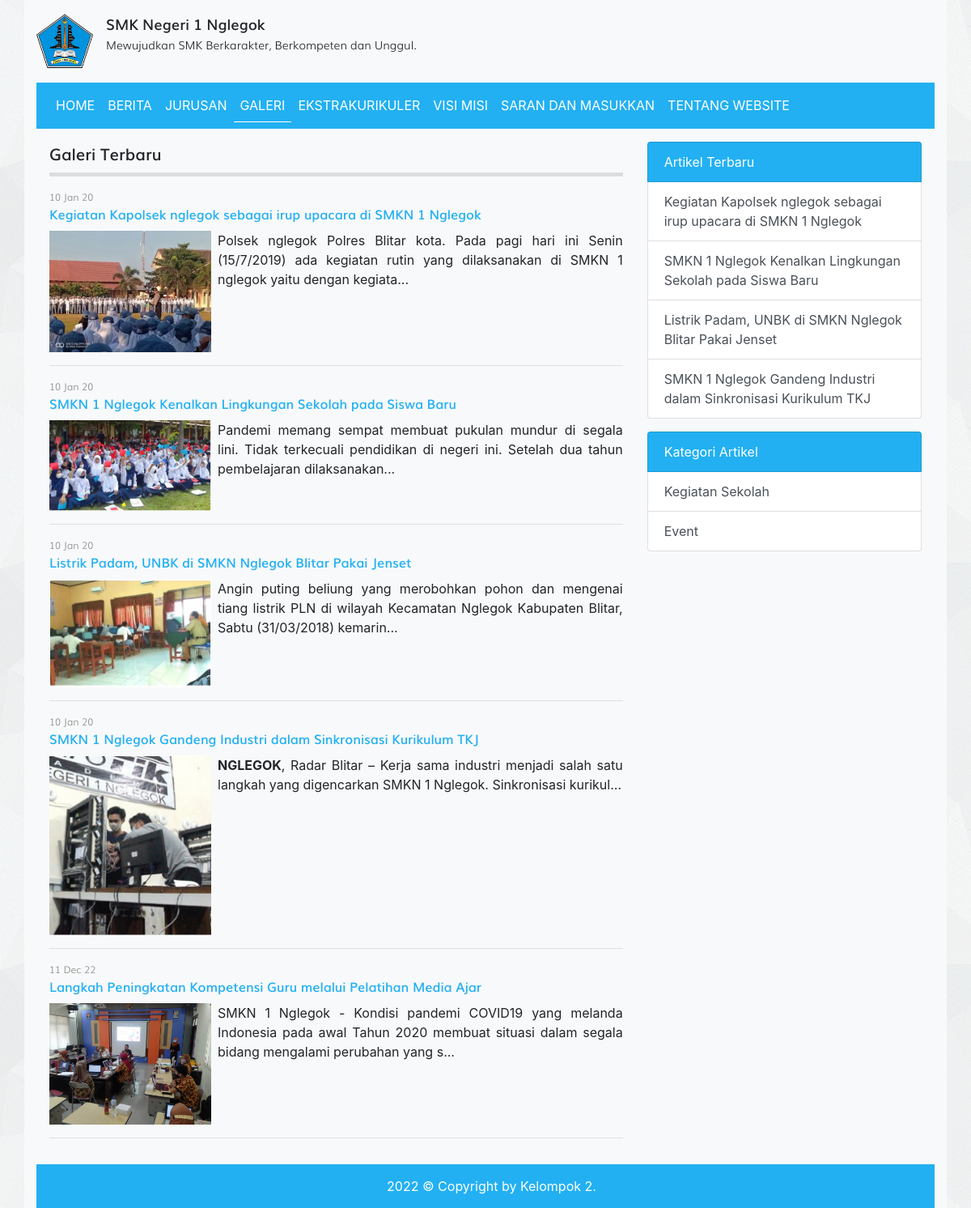
/gallery.php, run on the app's committed database.
### tables this page shows
CREATE TABLE `tbl_artikel` (
  `id` int(11) NOT NULL,
  `judul` varchar(255) DEFAULT NULL,
  `isi` text DEFAULT NULL,
  `tanggal` date DEFAULT NULL,
  `foto` varchar(100) DEFAULT NULL,
  `id_kategori` int(11) DEFAULT NULL
);

CREATE TABLE `tbl_kategori_artikel` (
  `id` int(11) NOT NULL,
  `nama_kategori` varchar(30) DEFAULT NULL
);

### gallery.php (the view, shortened to what this page needs)
<?php
require_once 'koneksi.php';
$query = mysqli_query($koneksi, "SELECT * FROM tbl_artikel");
?>
<!DOCTYPE html>
<html>
<head>
	<link rel="stylesheet" href="resources/fonts/stylesheet.css">
	<link rel="stylesheet" href="resources/css/bootstrap.min.css">
	<link rel="stylesheet" href="resources/css/style.css">
</head>
<body>
	<div class="container bg-light">
		<div class="logo clearfix">
			<div class="float-left mt-3 mb-3">
				<img src="resources/images/logo1.png" alt="Logo Sekolah" width="70px" class="float-left mr-3">
				<div class="text float-right">
					<span class="smk">SMK Negeri 1 Nglegok</span><br>
					<span class="visi">Mewujudkan SMK Berkarakter, Berkompeten dan Unggul.</span>
				</div>
			</div>
		</div>
		<?php require_once 'navbar.php'; ?>
		<div class="row p-3">
			<div class="col-md-8">
				<div class="title mb-3">
					Galeri Terbaru
				</div>
				<?php while($artikel= mysqli_fetch_assoc($query)) : ?>
				<div class="artikel">
					<div class="info">
						<div class="post mb-2">
							<span class="tgl"><?= date('d M y', strtotime($artikel['tanggal'])) ?></span>
							<span class="judul"><a href="detail_artikel.php?id=<?= $artikel['id'] ?>"><?= $artikel['judul'] ?></a></span>
						</div>
					</div>
					<div class="detail">
						<div class="clearfix" style="text-align: justify;">
							<img src="images/artikel/<?= $artikel['foto'] ?>" alt="" width="200px" class="float-left mr-2">
							<?= substr($artikel['isi'], 0, 150) . '...' ?>
						</div>
					</div>
					<hr>
				</div>
				<?php endwhile; ?>
			</div>
			<?php require_once 'sidebar.php'; ?>
		</div>
		<div class="text-white footer">
			2022 © Copyright by Kelompok 2.
		</div>
	</div>
</body>
</html>

### sidebar.php
<?php
$query_artikel_terbaru = mysqli_query($koneksi, "SELECT * FROM tbl_artikel ORDER BY tanggal ASC LIMIT 4");
$query_kategori_artikel= mysqli_query($koneksi, "SELECT * FROM tbl_kategori_artikel LIMIT 4");
?>
<div class="col-sm-4">
	<div class="list-group">
		<span class="list-group-item text-white" style="background-color: #22b0f2">Artikel Terbaru</span>
		<?php while($artikel_terbaru = mysqli_fetch_assoc($query_artikel_terbaru)) : ?>
			<a href="detail_artikel.php?id=<?= $artikel_terbaru['id'] ?>" class="list-group-item list-group-item-action"><?= $artikel_terbaru['judul'] ?></a>
		<?php endwhile; ?>
	</div>
	<div class="list-group">
		<span class="list-group-item text-white mt-3" style="background-color: #22b0f2">Kategori Artikel</span>
		<?php while($kategori_artikel = mysqli_fetch_assoc($query_kategori_artikel)) : ?>
			<a href="kategori.php?id=<?= $kategori_artikel['id'] ?>" class="list-group-item list-group-item-action"><?= $kategori_artikel['nama_kategori'] ?></a>
		<?php endwhile; ?>
	</div>
</div>

### resources/css/style.css (style rules this page uses)
body { background-image: url('../images/bg_all.jpg'); }
.smk { font-family: 'mulisemibold'; font-size: 18px; }
.visi { font-family: 'mulilight'; font-size: 14px; }
.title { font-family: 'mulisemibold'; font-size: 20px; padding-bottom: 7.5px; border-bottom: 5px solid #ddd }
span.tgl { font-size: 12px; font-family: 'mulilight'; color: #888; display: block; }
span.judul a { text-decoration: none; font-size: 16px; font-family: 'mulisemibold'; color: #22b0f2; display: inline-block; transition: .35s; }
.footer { background-color: #22b0f2; padding: 15px 15px 15px 30px; text-align: center; }

### data on the page
tbl_artikel: tanggal "10 Jan 20", judul "Kegiatan Kapolsek nglegok sebagai irup upacara di SMKN 1 Nglegok", foto (picture), isi "Polsek nglegok Polres Blitar kota. Pada pagi hari ini Senin (15/7/2019) ada kegiatan rutin yang dilaksanakan di SMKN 1 nglegok yaitu dengan kegiata"
tbl_artikel: tanggal "10 Jan 20", judul "SMKN 1 Nglegok Kenalkan Lingkungan Sekolah pada Siswa Baru", foto (picture), isi "Pandemi memang sempat membuat pukulan mundur di segala lini. Tidak terkecuali pendidikan di negeri ini. Setelah dua tahun pembelajaran dilaksanakan"
tbl_artikel: tanggal "10 Jan 20", judul "Listrik Padam, UNBK di SMKN Nglegok Blitar Pakai Jenset", foto (picture), isi "Angin puting beliung yang merobohkan pohon dan mengenai tiang listrik PLN di wilayah Kecamatan Nglegok Kabupaten Blitar, Sabtu (31/03/2018) kemarin"
tbl_artikel: tanggal "10 Jan 20", judul "SMKN 1 Nglegok Gandeng Industri dalam Sinkronisasi Kurikulum TKJ", foto (picture), isi "NGLEGOK , Radar Blitar – Kerja sama industri menjadi salah satu langkah yang digencarkan SMKN 1 Nglegok. Sinkronisasi kurikul"
tbl_artikel: tanggal "11 Dec 22", judul "Langkah Peningkatan Kompetensi Guru melalui Pelatihan Media Ajar", foto (picture), isi "SMKN 1 Nglegok - Kondisi pandemi COVID19 yang melanda Indonesia pada awal Tahun 2020 membuat situasi dalam segala bidang mengalami perubahan yang s"
tbl_kategori_artikel: nama_kategori "Kegiatan Sekolah"
tbl_kategori_artikel: nama_kategori "Event"
